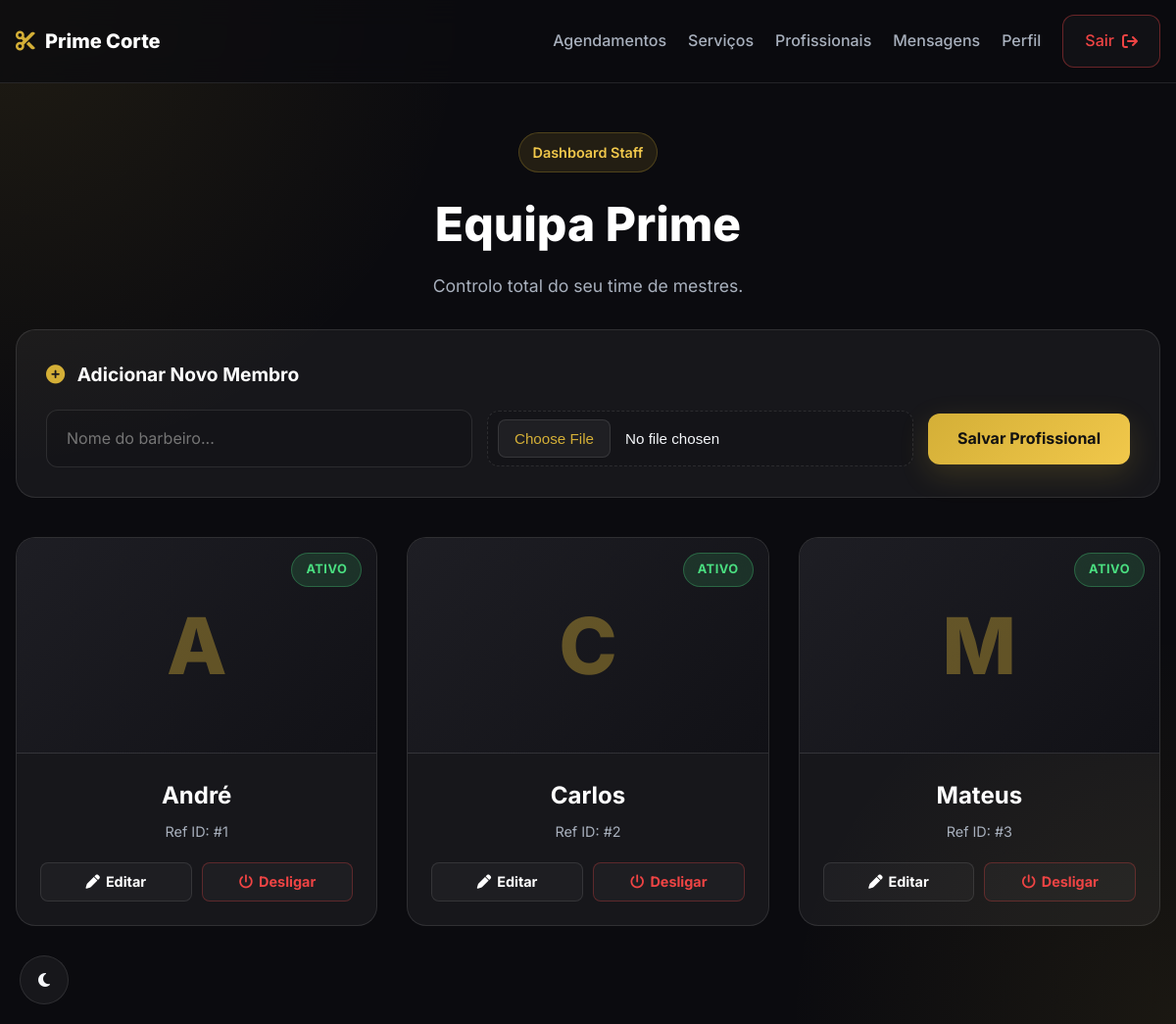
The app's page /admin/profissionais (signed in) with its own data.
### tables this page shows
CREATE TABLE profissionais (
            id INTEGER PRIMARY KEY AUTOINCREMENT,
            nome TEXT NOT NULL UNIQUE,
            foto TEXT DEFAULT NULL,
            ativo INTEGER NOT NULL DEFAULT 1
        );

### app.py (the view)
@app.route("/admin/profissionais")
def admin_profissionais():
    if not admin_logado(): return redirect(url_for("login"))
    return render_template("admin/profissionais.html", profissionais=get_todos_profissionais())

### app.py (called while the page is built)
def admin_logado(): return "user_id" in session and session.get("user_tipo") == "admin"

def get_todos_profissionais():
    conn = get_connection(); cursor = conn.cursor()
    cursor.execute("SELECT id, nome, foto, ativo FROM profissionais ORDER BY nome ASC")
    profs = cursor.fetchall(); conn.close()
    return profs

### database.py (called while the page is built)
def get_connection():
    DB_DIR.mkdir(exist_ok=True)
    conn = sqlite3.connect(DB_PATH)
    conn.row_factory = sqlite3.Row
    return conn

### templates/admin/profissionais.html (shortened to what this page needs)
{% extends "base.html" %}
{% block content %}
<header class="header">
    <div class="container nav">
        <div class="logo"><i class="fa-solid fa-scissors"></i><span>Prime Corte</span></div>
        <nav class="nav-menu" id="nav-menu">
            {% if session.user_tipo == 'admin' %}
                <a href="/admin/agendamentos">Agendamentos</a>
                <a href="/admin/servicos">Serviços</a>
                <a href="/admin/profissionais">Profissionais</a>
            {% else %}
                <a href="/">Início</a>
                <a href="/agendar">Agendar</a>
                <a href="/cliente/agendamentos">Meus Agendamentos</a>
            {% endif %}
            <a href="/mensagens">Mensagens</a>
            <a href="/perfil">Perfil</a>
            <a href="/logout" class="btn-nav-outline exit-btn">Sair <i class="fa-solid fa-arrow-right-from-bracket"></i></a>
        </nav>
    </div>
</header>
<main class="dashboard-page professionals-page" style="padding-bottom: 100px;">
    <section class="schedule-hero" style="padding: 50px 0 30px; text-align: center;">
        <div class="container">
            <span class="section-tag" style="margin-bottom: 15px;">Dashboard Staff</span>
            <h1 style="font-size: 3rem; font-weight: 800; color: var(--white); margin-bottom: 10px;">Equipa Prime</h1>
            <p style="color: var(--muted); font-size: 1.1rem;">Controlo total do seu time de mestres.</p>
        </div>
    </section>
    <section class="container">
        <div style="background: var(--bg-card); border: 1px solid var(--line); border-radius: 20px; padding: 30px; margin-bottom: 40px;">
            <h3 style="margin-bottom: 20px; font-size: 1.2rem; color: var(--white);">
                <i class="fa-solid fa-plus-circle" style="color: var(--gold); margin-right: 8px;"></i> Adicionar Novo Membro
            </h3>
            <form method="POST" action="/admin/profissionais/novo" enctype="multipart/form-data" style="display: grid; grid-template-columns: minmax(200px, 1.5fr) minmax(200px, 1.5fr) auto; gap: 15px; align-items: center;">
                <input type="text" name="nome" placeholder="Nome do barbeiro..." required style="padding: 16px 20px; border-radius: 12px; border: 1px solid var(--line); background: rgba(0,0,0,0.1); color: var(--text); font-size: 1rem; width: 100%;">
                <input type="file" name="foto" accept="image/*" style="padding: 8px 10px; border-radius: 12px; border: 1px dashed var(--line); background: rgba(0,0,0,0.1); color: var(--text); font-size: 0.95rem; width: 100%; cursor: pointer;">
                <button type="submit" class="btn-primary" style="height: 52px; border-radius: 12px; font-size: 1rem; padding: 0 30px;">
                    Salvar Profissional
                </button>
            </form>
        </div>
        <div style="display: grid; grid-template-columns: repeat(auto-fill, minmax(280px, 1fr)); gap: 30px;">
            {% if profissionais %}
                {% for prof in profissionais %}
                    <div class="prof-card-premium" style="{% if prof.ativo == 0 %}opacity: 0.6; filter: grayscale(1);{% endif %}">
                        <div class="prof-image-header">
                            <div class="prof-status-badge {% if prof.ativo == 1 %}status-on{% else %}status-off{% endif %}">
                                {% if prof.ativo == 1 %}Ativo{% else %}Inativo{% endif %}
                            </div>
                            {% if prof.foto %}
                                <img src="{{ url_for('static', filename='uploads/profissionais/' + prof.foto) }}" alt="Foto do Barbeiro">
                            {% else %}
                                <div class="prof-initial-fallback">{{ prof.nome[0] }}</div>
                            {% endif %}
                        </div>
                        <div class="prof-body">
                            <div>
                                <h3>{{ prof.nome }}</h3>
                                <p style="color: var(--muted); font-size: 0.9rem;">Ref ID: #{{ prof.id }}</p>
                            </div>
                            <div class="prof-actions">
                                <a href="/admin/profissionais/editar/{{ prof.id }}" class="btn-secondary" style="height: 40px; font-size: 0.9rem; border-radius: 8px; display: flex; align-items: center; justify-content: center; gap: 6px;">
                                    <i class="fa-solid fa-pen"></i> Editar
                                </a>
                                {% if prof.ativo == 1 %}
                                    <a href="/admin/profissionais/status/{{ prof.id }}/0" class="btn-secondary" style="height: 40px; font-size: 0.9rem; border-radius: 8px; display: flex; align-items: center; justify-content: center; gap: 6px; color: #ef4444; border-color: rgba(239,68,68,0.3);" onclick="return confirm('Desativar profissional?')">
                                        <i class="fa-solid fa-power-off"></i> Desligar
                                    </a>
                                {% endif %}
                            </div>
                        </div>
                    </div>
                {% endfor %}
            {% endif %}
        </div>
    </section>
</main>
{% endblock %}

### static/css/style.css (style rules this page uses)
:root { --bg: #0b0b0f; --bg-soft: #121219; --bg-card: rgba(255, 255, 255, 0.05); --line: rgba(255, 255, 255, 0.10); --text: #f5f7fa; --muted: #a8b0bd; --gold: #d4af37; --gold-strong: #f1c84b; --white: #ffffff; --shadow: 0 20px 50px rgba(0, 0, 0, 0.35); --radius-xl: 24px; --radius-lg: 18px; --radius-md: 14px; --container: 1200px; }
* { margin: 0; padding: 0; box-sizing: border-box; }
html { scroll-behavior: smooth; }
body { font-family: 'Inter', sans-serif; background: radial-gradient(circle at top left, rgba(212, 175, 55, 0.10), transparent 30%), radial-gradient(circle at bottom right, rgba(212, 175, 55, 0.08), transparent 25%), var(--bg); color: var(--text); line-height: 1.6; }
a { text-decoration: none; color: inherit; }
button { font: inherit; cursor: pointer; border: none; background: none; }
.container { width: min(100% - 32px, var(--container)); margin: 0 auto; }
.section-tag, .tag { display: inline-flex; align-items: center; gap: 8px; padding: 8px 14px; border-radius: 999px; background: rgba(212, 175, 55, 0.12); color: var(--gold-strong); border: 1px solid rgba(212, 175, 55, 0.25); font-size: 0.9rem; font-weight: 600; margin-bottom: 18px; }
.header { position: sticky; top: 0; z-index: 999; backdrop-filter: blur(14px); background: rgba(11, 11, 15, 0.75); border-bottom: 1px solid var(--line); }
.nav { min-height: 84px; display: flex; align-items: center; justify-content: space-between; gap: 20px; }
.logo { display: flex; align-items: center; gap: 10px; font-size: 1.25rem; font-weight: 800; color: var(--white); }
.logo i { color: var(--gold); }
.nav-menu { display: flex; align-items: center; gap: 22px; }
.nav-menu a { color: var(--muted); font-weight: 500; transition: 0.25s ease; }
.btn-nav, .btn-nav-outline, .btn-primary, .btn-secondary { display: inline-flex; align-items: center; justify-content: center; padding: 13px 22px; border-radius: 12px; font-weight: 700; transition: 0.25s ease; }
.btn-nav, .btn-primary { background: linear-gradient(135deg, var(--gold), var(--gold-strong)); color: #111; box-shadow: 0 10px 30px rgba(212, 175, 55, 0.18); }
.btn-nav-outline, .btn-secondary { border: 1px solid var(--line); color: var(--white); background: rgba(255, 255, 255, 0.03); }
.schedule-hero { padding: 60px 0 20px; }
.dashboard-page { padding-bottom: 80px; }
.input-group input, .input-group select, .input-group textarea, select, input[type="date"], input[type="email"], input[type="password"], input[type="text"] { width: 100%; border: 1px solid var(--line); background: rgba(255, 255, 255, 0.04); color: var(--text); border-radius: 14px; padding: 14px 16px; outline: none; font: inherit; transition: 0.25s ease; }
.exit-btn { border-color: rgba(239, 68, 68, 0.4) !important; color: #ef4444 !important; display: inline-flex; align-items: center; gap: 8px; }

### templates/admin/profissionais.html (style rules this page uses)
.prof-card-premium { background: var(--bg-card); border: 1px solid var(--line); border-radius: 20px; overflow: hidden; display: flex; flex-direction: column; position: relative; }
.prof-image-header { height: 220px; width: 100%; position: relative; background: linear-gradient(135deg, #1e1e24, #111116); display: flex; align-items: center; justify-content: center; border-bottom: 1px solid var(--line); }
.prof-initial-fallback { font-size: 5rem; font-weight: 800; color: rgba(212, 175, 55, 0.4); text-transform: uppercase; }
.prof-status-badge { position: absolute; top: 15px; right: 15px; padding: 6px 14px; border-radius: 99px; font-size: 0.8rem; font-weight: 700; backdrop-filter: blur(10px); text-transform: uppercase; letter-spacing: 0.5px; }
.status-on { background: rgba(74, 222, 128, 0.15); color: #4ade80; border: 1px solid rgba(74, 222, 128, 0.3); }
.prof-body { padding: 24px; text-align: center; flex: 1; display: flex; flex-direction: column; justify-content: space-between; }
.prof-body h3 { font-size: 1.5rem; margin-bottom: 5px; color: var(--white); font-weight: 700; }
.prof-actions { display: grid; grid-template-columns: 1fr 1fr; gap: 10px; margin-top: 20px; }

### records on screen
profissionais: ativo "ATIVO", nome "A", nome "André", id "1"
profissionais: ativo "ATIVO", nome "C", nome "Carlos", id "2"
profissionais: ativo "ATIVO", nome "M", nome "Mateus", id "3"
